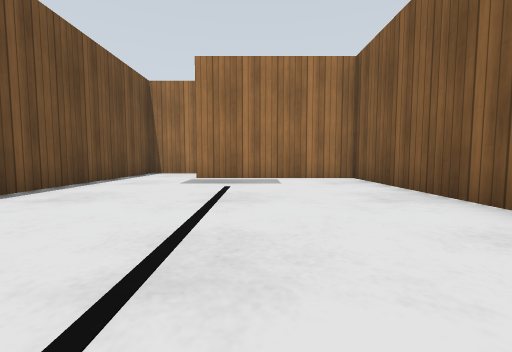
View 1 (above)

16 first-person views from a walk through a robot-simulator world made for Gazebo. The camera is 0.5 m above the floor, tilts 4° down and sees 90° across. The floor is counted in squares, 1 m on a side. Each view is taken from the middle of a square. On the plan, view 1 faces up. The plan holds only what a view shows up to about 9 squares ahead; the rest is blank. Gazebo's built-in surfaces are drawn with simple patterns. Some stock models are drawn as simple stand-ins.

View 2
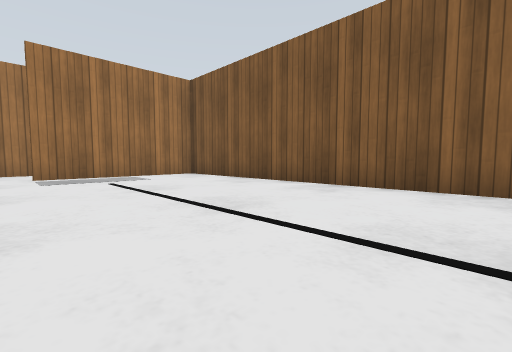

View 3
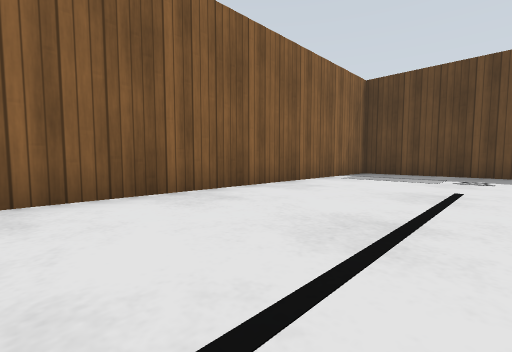

View 4
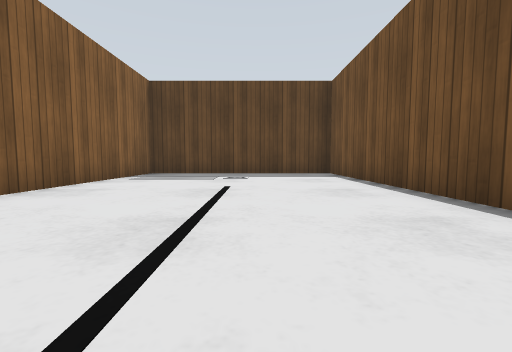

View 5
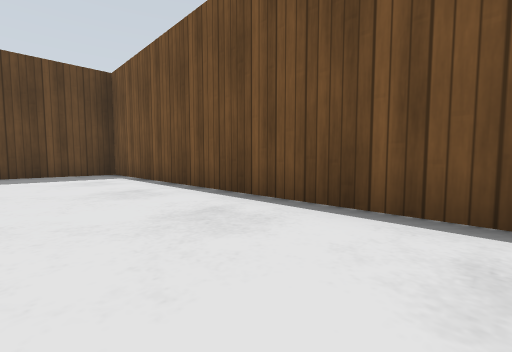

View 6
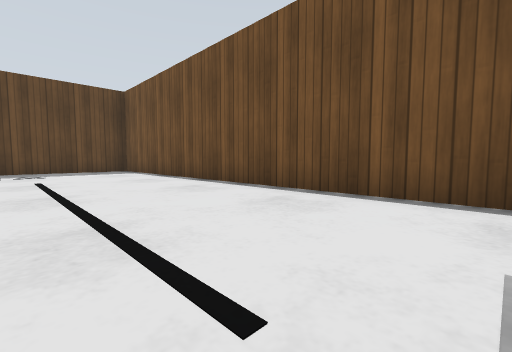

View 7
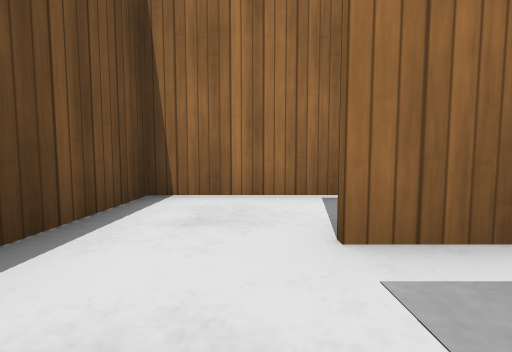

View 8
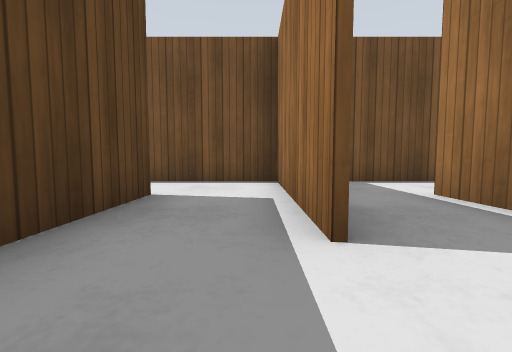

View 9
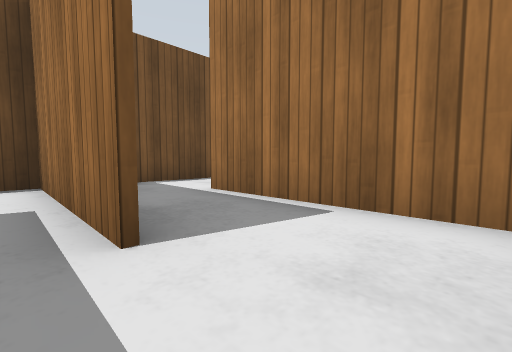

View 10
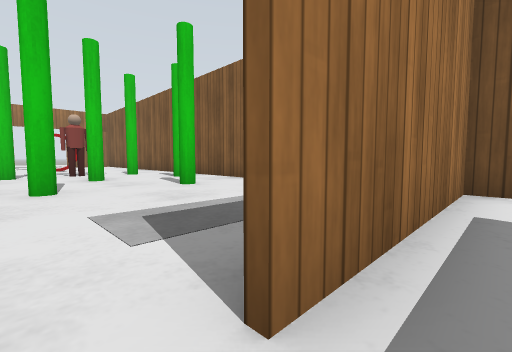

View 11
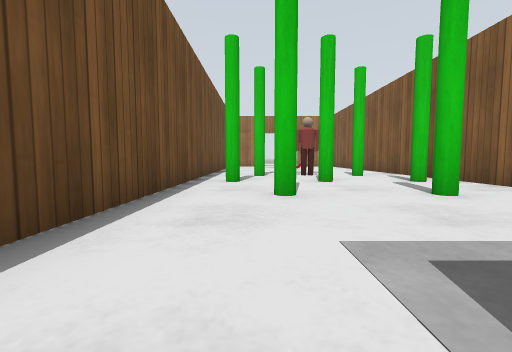

View 12
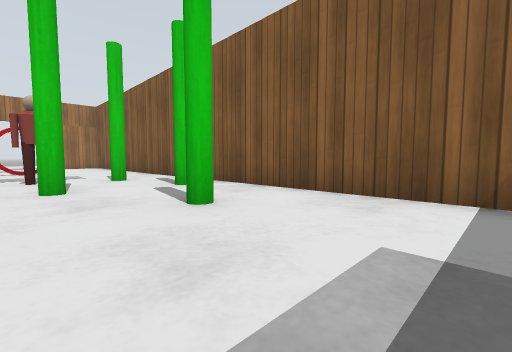

View 13
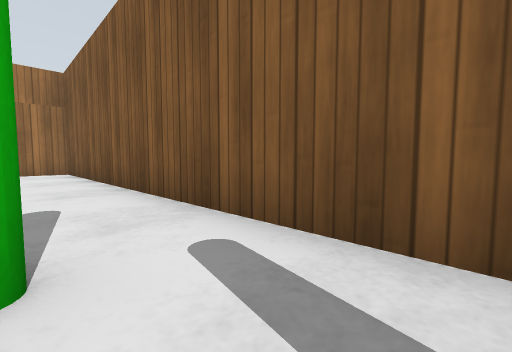

View 14
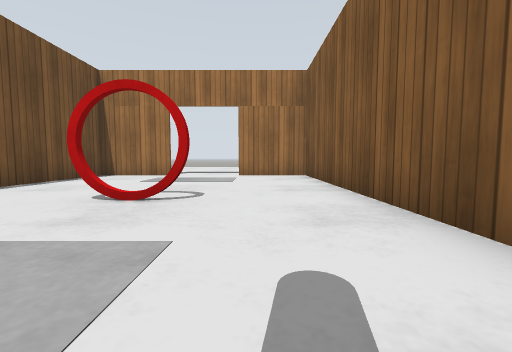

View 15
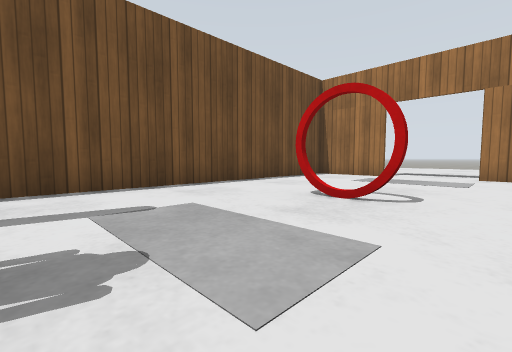

View 16
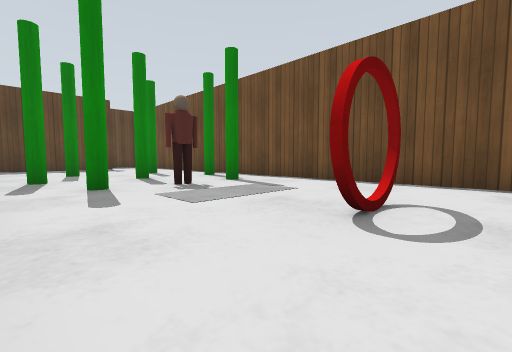

### Floor plan
Points are (right, up) in squares from view 1. A wall is a line through its corners. A room is listed if a view was taken in it or the views show most of it. See-through windows are left out.
Room 1 (views 1, 2, 3, 4, 5, 6, 7)
walls: (-3.4, 7.6) (-3.4, -5.4) (2.5, -5.5) (2.5, 6.4) (-1.5, 6.5)
ways out: opening at (-2, 7) to room 5
Room 2 (views 8, 9)
walls: (0.6, 8.4) (-1.6, 8.5); (-1.5, 6.6) (0.6, 6.6)
ways out: opening at (-0.5, 8) to room 5; opening at (1.5, 9)
Room 3 (view 10)
walls: (-3.4, 10.6) (-3.4, 9.1)
ways out: opening at (-2, 11) to room 4; opening at (-0.5, 10)
Room 4 (views 11, 12, 13, 14, 15, 16)
walls: (-1.4, 26.5) (-3.4, 26.5) (-3.4, 10.6); (1.5, 10.6) (2.1, 10.6); (2.5, 9.9) (2.5, 26.4) (0.5, 26.5)
ways out: opening at (-2, 11) to room 3; opening at (-0.5, 27)
objects: pillar (-2, 15); pillar (-2, 18); person (-1, 19) to (0, 19); gate (-1, 22) to (0, 22); pillar (1, 18)
Room 5 (no view inside)
walls: (-1.6, 8.5) (-3.5, 8.5); (-3.4, 9.1) (-3.4, 7.6)
ways out: opening at (-2, 7) to room 1; opening at (-0.5, 8) to room 2

Where each view was taken, in squares from view 1:
view 1: 0 up, 0 right, facing up
view 2: 1 down, 2 left, facing up-right
view 3: 3 up, 1 left, facing down-right
view 4: 3 up, 1 left, facing down
view 5: 3 up, 1 left, facing down-left
view 6: 5 up, 0 right, facing down-left
view 7: 5 up, 2 left, facing up
view 8: 8 up, 2 right, facing left
view 9: 8 up, 2 right, facing up-left
view 10: 10 up, 2 left, facing up-right
view 11: 11 up, 2 left, facing up
view 12: 12 up, 1 left, facing up-right
view 13: 17 up, 1 right, facing up-right
view 14: 19 up, 1 right, facing up
view 15: 19 up, 1 right, facing up-left
view 16: 23 up, 2 right, facing down-left
